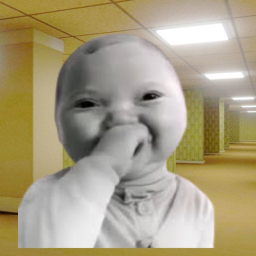
#> input picture TuffBaby.png, 256 x 256 px
$ python image_encrypt.py
#> lines starting #> are read from the running program, lines starting #| are printed output that depends on the picture
import matplotlib.pyplot as plt
import numpy as np
from PIL import Image

img = Image.open("TuffBaby.png")
#> img is the input picture: PIL image 256x256 RGB; mean R, G, B 169.8, 159.4, 130.3
img_array = np.array(img)

key = 67
encrypted = img_array ^ key
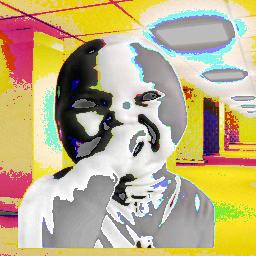
#> encrypted: shape (256, 256, 3); mean R, G, B 189.7, 175.1, 133.8
decrypted = encrypted ^ key

plt.figure(figsize=(12, 4))

plt.subplot(1, 3, 1)
plt.imshow(img_array)
plt.title("Original Image")
plt.axis("off")

plt.subplot(1, 3, 2)
plt.imshow(encrypted)
plt.title("Encrypted Image")
plt.axis("off")

plt.subplot(1, 3, 3)
plt.imshow(decrypted)
plt.title("Decrypted Image")
plt.axis("off")

plt.suptitle("XOR Image Encryption — DSKC-26", fontsize=14)
plt.tight_layout()

print("""
XOR Method Explaination.
ASCII Value of 'H' = 72
H alphabet in binary: 1 0 0 1 0 0 0
67 in binary: 0 1 0 0 0 1 0 1
"^" in the code means XOR (exclusive OR)

Original:  1 0 1 1 0 1 0 0  (the letter 'H' = 72)
Key:       0 1 0 0 0 0 1 1  (67)
           ↓ ↓ ↓ ↓ ↓ ↓ ↓ ↓
Encrypted: 0 0 1 0 1 1 1 0  (= 9, unreadable)

Encrypted: 0 0 1 0 1 1 1 0  (9)
Key:       0 1 0 0 0 0 1 1  (67)
           ↓ ↓ ↓ ↓ ↓ ↓ ↓
Original:  1 0 1 1 0 1 0 0  (72 = 'H' again!)
""")

plt.show()
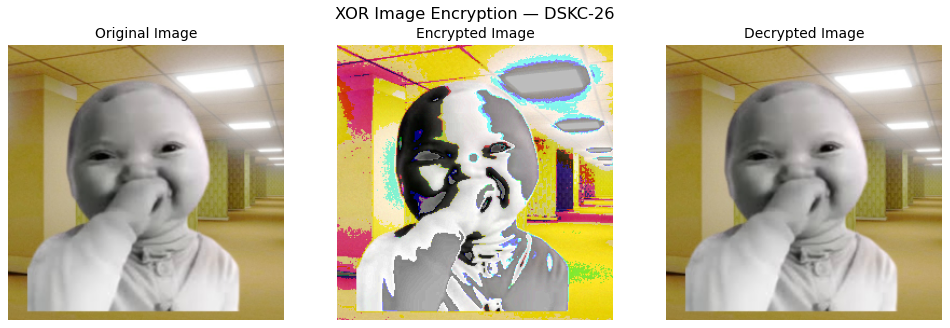
#> figure drawn by matplotlib, 3 panels
